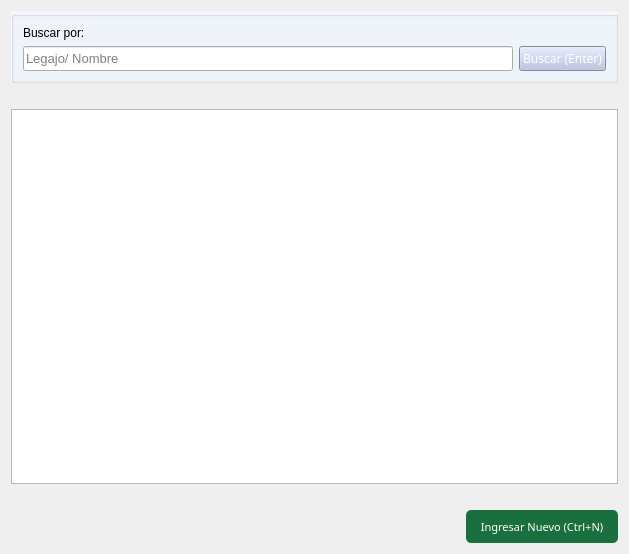
<?xml version="1.0" encoding="UTF-8"?>
<ui version="4.0">
 <class>Form</class>
 <widget class="QWidget" name="Form">
  <property name="geometry">
   <rect>
    <x>0</x>
    <y>0</y>
    <width>629</width>
    <height>554</height>
   </rect>
  </property>
  <property name="windowTitle">
   <string>Operarios</string>
  </property>
  <layout class="QGridLayout" name="gridLayout">
   <item row="0" column="0">
    <layout class="QGridLayout" name="gridLayout_2" rowstretch="0,0,80,0,7,0">
     <item row="2" column="0" colspan="2">
      <widget class="QTableView" name="tbl_operarios">
       <property name="selectionBehavior">
        <enum>QAbstractItemView::SelectRows</enum>
       </property>
       <attribute name="verticalHeaderVisible">
        <bool>false</bool>
       </attribute>
      </widget>
     </item>
     <item row="1" column="0" colspan="2">
      <spacer name="horizontalSpacer">
       <property name="orientation">
        <enum>Qt::Horizontal</enum>
       </property>
       <property name="sizeHint" stdset="0">
        <size>
         <width>40</width>
         <height>20</height>
        </size>
       </property>
      </spacer>
     </item>
     <item row="0" column="0" colspan="2">
      <widget class="QGroupBox" name="groupBox_2">
       <property name="styleSheet">
        <string notr="true">#groupBox_2{
	background-color: #F2F6FD;
	}</string>
       </property>
       <property name="title">
        <string/>
       </property>
       <layout class="QGridLayout" name="gridLayout_3" columnstretch="90,10">
        <item row="1" column="0">
         <widget class="QLineEdit" name="ln_buscar">
          <property name="sizePolicy">
           <sizepolicy hsizetype="Expanding" vsizetype="Expanding">
            <horstretch>0</horstretch>
            <verstretch>0</verstretch>
           </sizepolicy>
          </property>
          <property name="font">
           <font>
            <family>MS Shell Dlg 2</family>
            <pointsize>10</pointsize>
            <weight>50</weight>
            <bold>false</bold>
           </font>
          </property>
          <property name="mouseTracking">
           <bool>false</bool>
          </property>
          <property name="text">
           <string/>
          </property>
          <property name="frame">
           <bool>true</bool>
          </property>
          <property name="placeholderText">
           <string>Legajo/ Nombre</string>
          </property>
         </widget>
        </item>
        <item row="1" column="1">
         <widget class="QPushButton" name="btn_buscar">
          <property name="sizePolicy">
           <sizepolicy hsizetype="Expanding" vsizetype="Expanding">
            <horstretch>0</horstretch>
            <verstretch>0</verstretch>
           </sizepolicy>
          </property>
          <property name="font">
           <font>
            <family>Ariall</family>
           </font>
          </property>
          <property name="styleSheet">
           <string notr="true">#btn_buscar{
background-color:#B7BEDF;
color: #FFFFFF;
}

#btn_buscar:hover{
background-color: #BAC1D7 
	}</string>
          </property>
          <property name="text">
           <string>Buscar (Enter)</string>
          </property>
          <property name="icon">
           <iconset>
            <normaloff>../ico/search.png</normaloff>../ico/search.png</iconset>
          </property>
          <property name="iconSize">
           <size>
            <width>10</width>
            <height>10</height>
           </size>
          </property>
         </widget>
        </item>
        <item row="0" column="0" colspan="2">
         <widget class="QLabel" name="label_2">
          <property name="styleSheet">
           <string notr="true"/>
          </property>
          <property name="text">
           <string>Buscar por:</string>
          </property>
         </widget>
        </item>
       </layout>
      </widget>
     </item>
     <item row="4" column="0" rowspan="2" colspan="2">
      <layout class="QHBoxLayout" name="horizontalLayout" stretch="0,0,0,0">
       <item>
        <spacer name="horizontalSpacer_2">
         <property name="orientation">
          <enum>Qt::Horizontal</enum>
         </property>
         <property name="sizeHint" stdset="0">
          <size>
           <width>40</width>
           <height>20</height>
          </size>
         </property>
        </spacer>
       </item>
       <item>
        <spacer name="horizontalSpacer_3">
         <property name="orientation">
          <enum>Qt::Horizontal</enum>
         </property>
         <property name="sizeHint" stdset="0">
          <size>
           <width>40</width>
           <height>20</height>
          </size>
         </property>
        </spacer>
       </item>
       <item>
        <spacer name="horizontalSpacer_5">
         <property name="orientation">
          <enum>Qt::Horizontal</enum>
         </property>
         <property name="sizeHint" stdset="0">
          <size>
           <width>40</width>
           <height>20</height>
          </size>
         </property>
        </spacer>
       </item>
       <item>
        <widget class="QPushButton" name="btn_nuevo">
         <property name="sizePolicy">
          <sizepolicy hsizetype="Expanding" vsizetype="Fixed">
           <horstretch>0</horstretch>
           <verstretch>0</verstretch>
          </sizepolicy>
         </property>
         <property name="maximumSize">
          <size>
           <width>200</width>
           <height>200</height>
          </size>
         </property>
         <property name="font">
          <font>
           <family>Ariall</family>
           <pointsize>-1</pointsize>
          </font>
         </property>
         <property name="styleSheet">
          <string notr="true">/*Estilos para el botón*/

#btn_nuevo{
	background-color: #196F3D;
	color: #ffffff;
	font-family: 'Ariall';
	font-size: 11px;
	border-radius: 5px;
	}

#btn_nuevo:hover{
	background-color: #04B431;
	}
</string>
         </property>
         <property name="text">
          <string>Ingresar Nuevo (Ctrl+N)</string>
         </property>
         <property name="icon">
          <iconset>
           <normaloff>../ico/add_to_database.ico</normaloff>../ico/add_to_database.ico</iconset>
         </property>
         <property name="iconSize">
          <size>
           <width>20</width>
           <height>20</height>
          </size>
         </property>
         <property name="shortcut">
          <string>Ctrl+N</string>
         </property>
        </widget>
       </item>
      </layout>
     </item>
     <item row="3" column="0">
      <spacer name="horizontalSpacer_4">
       <property name="orientation">
        <enum>Qt::Horizontal</enum>
       </property>
       <property name="sizeHint" stdset="0">
        <size>
         <width>40</width>
         <height>20</height>
        </size>
       </property>
      </spacer>
     </item>
    </layout>
   </item>
  </layout>
 </widget>
 <tabstops>
  <tabstop>ln_buscar</tabstop>
  <tabstop>btn_buscar</tabstop>
  <tabstop>tbl_operarios</tabstop>
  <tabstop>btn_nuevo</tabstop>
 </tabstops>
 <resources/>
 <connections/>
</ui>
